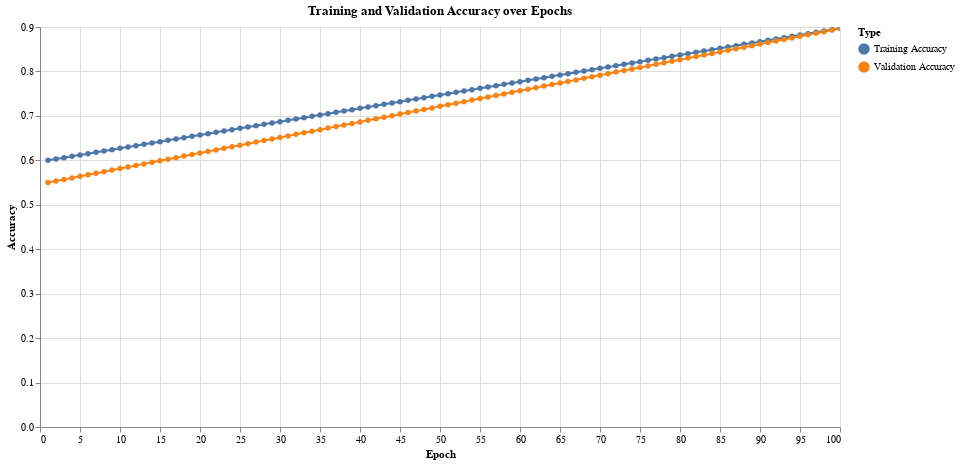

Source (notebook cell):
### Code cell
import altair as alt
import pandas as pd

# Sample data for demonstration
epochs = list(range(1, 101))  # 100 epochs
train_accuracy = [0.6 + i * 0.003 for i in range(100)]  # Dummy data
val_accuracy = [0.55 + i * 0.0035 for i in range(100)]  # Dummy data

# Create a DataFrame
df = pd.DataFrame({
    'Epoch': epochs,
    'Training Accuracy': train_accuracy,
    'Validation Accuracy': val_accuracy
})

# Melt the DataFrame for Altair
df_melted = df.melt('Epoch', var_name='Type', value_name='Accuracy')

# Create the plot
chart = alt.Chart(df_melted).mark_line(point=True).encode(
    x='Epoch',
    y='Accuracy',
    color='Type'
).properties(
    title='Training and Validation Accuracy over Epochs',
    width=800,
    height=400
).interactive()

chart.display()

### Figure 1 — Vega-Lite specification as saved in the notebook (floating-point values rounded to 4 significant figures; data arrays with more than 128 entries replaced by an {"elided": "..."} marker saying what was removed)
{"config": {"view": {"continuousWidth": 300, "continuousHeight": 300}}, "data": {"name": "data-88b32db114a7107a19e664e463a4102f"}, "mark": {"type": "line", "point": true}, "encoding": {"color": {"field": "Type", "type": "nominal"}, "x": {"field": "Epoch", "type": "quantitative"}, "y": {"field": "Accuracy", "type": "quantitative"}}, "height": 400, "params": [{"name": "param_1", "select": {"type": "interval", "encodings": ["x", "y"]}, "bind": "scales"}], "title": "Training and Validation Accuracy over Epochs", "width": 800, "$schema": "https://vega.github.io/schema/vega-lite/v5.15.1.json", "datasets": {"data-88b32db114a7107a19e664e463a4102f": {"elided": "200 records"}}}
